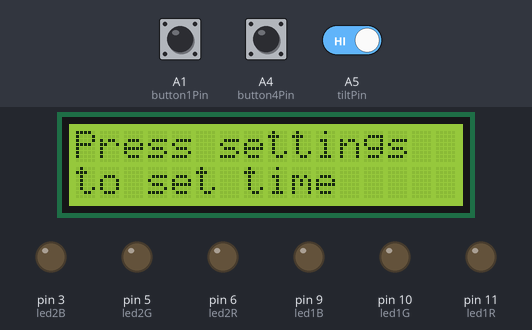
A sketch run on a simulated Arduino Uno, built with avr-gcc and run on an emulated ATmega328P. On the bench: 16×2 character LCD, output pins drawn as LEDs (lit = HIGH). The inputs (shaded band) are chosen by the test bench; at power-on: A1 (button1Pin) LOW, A5 (tiltPin) HIGH, A4 (button4Pin) LOW. Random numbers use the default seed unless the sketch sets one.

Above: at 2.6 s.
2.7 s: A1 (button1Pin) pulled HIGH for 0.15 s
At 3.9 s:
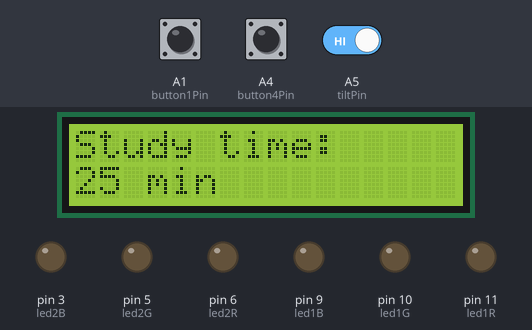
4.3 s: A1 (button1Pin) pulled HIGH for 1 s
At 5.3 s:
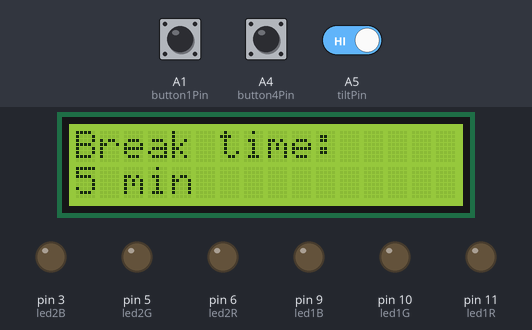
6.8 s: A1 (button1Pin) pulled HIGH for 0.15 s
At 7.4 s:
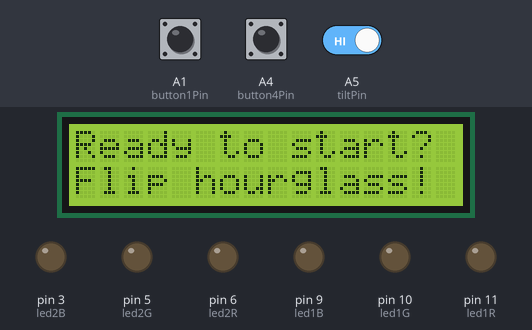
8.4 s: A5 (tiltPin) driven LOW
At 9.2 s:
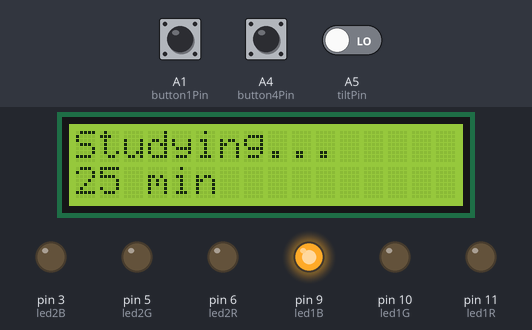
11.4 s: A5 (tiltPin) driven HIGH
At 12.5 s:
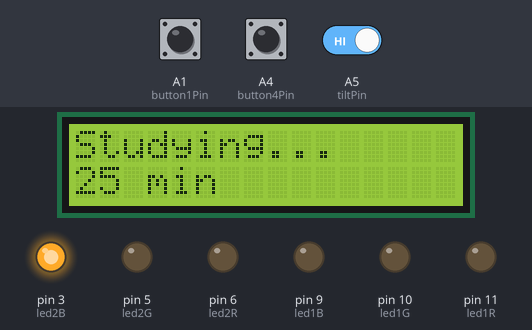
14.4 s: A5 (tiltPin) driven LOW
Timing chart, 0 to 17.4 s (numbered marks = the images above; inputs shaded):
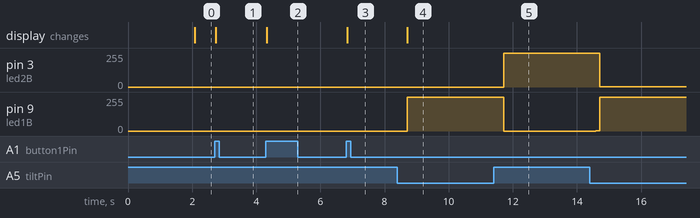

Measured:
- after the input at 4.3 s, the display: changes at once (image 2)
- after the input at 6.8 s, the display: changes at once (image 3)
- after the input at 8.4 s, pin 9 (led1B): 0/255 → 255/255 after 0.31 s; the display: first changes after 0.31 s (image 4 shows a later state)
- after the input at 11.4 s, pin 3 (led2B): 0/255 → 255/255 after 0.31 s; pin 9 (led1B): 255/255 → 0/255 after 0.31 s

The sketch:

TestSetupCode.ino
```cpp
// --------------------------------------------------
// Pin definitions
// --------------------------------------------------
#include <LiquidCrystal.h>

const int rs = 12, en = 8, d4 = 7, d5 = 4, d6 = A0, d7 = 2;
LiquidCrystal lcd(rs, en, d4, d5, d6, d7);

// Buttons (active HIGH, external pull-down)
// Knop 1 = menu / tandwiel
// Knop 2 = uitgeschakeld
// Knop 3 = uitgeschakeld
// Knop 4 = tijd kiezen / start
const int button1Pin = A1;  // menu / tandwiel
const int button2Pin = A2;  // uitgeschakeld
const int button3Pin = A3;  // uitgeschakeld
const int button4Pin = A4;  // tijd kiezen / start

// Tilt sensor (INPUT_PULLUP dan LOW = upright, HIGH = flipped)
const int tiltPin = A5;

// RGB-ledtype: false = common cathode, true = common anode
// Zet dit op true wanneer de leds omgekeerd reageren.
const bool RGB_COMMON_ANODE = false;

// Oriëntatie van de fysieke zandklok.
// true: bij LOW van de tilt-switch zit ledgroep 1 fysiek boven.
// false: bij LOW van de tilt-switch zit ledgroep 2 fysiek boven.
// Verander dit wanneer het zandloper-effect in de verkeerde richting loopt.
const bool TILT_LOW_MEANS_LED1_IS_TOP = true;

// RGB-ledgroep 1: de twee leds in fysieke helft A
const int led1R = 11;
const int led1G = 10;
const int led1B = 9;

// RGB-ledgroep 2: de twee leds in fysieke helft B
const int led2R = 6;
const int led2G = 5;
const int led2B = 3;

// Timeout wanneer er gewacht wordt op flippen
unsigned long wachtStart = 0;
const unsigned long WACHT_TIMEOUT = 120000; // 2 minuten

// --------------------------------------------------
// State machine
// --------------------------------------------------
enum State {
  STARTSCHERM,
  MENU_STUDIE,
  MENU_PAUZE,
  MENU_KLAAR,
  STUDIE_TIMER,
  STUDIE_KLAAR,
  PAUZE_TIMER,
  PAUZE_KLAAR
};
State currentState = STARTSCHERM;

// --------------------------------------------------
// Timer instellingen
// --------------------------------------------------
int studieminuten = 25;
int pauzeminuten  = 5;

// Vaste keuzes voor knop 4 in het menu
const int studieOpties[] = {1, 5, 10, 15, 20, 25, 30};
const int aantalStudieOpties = 7;
int studieIndex = 5; // start op 25 minuten

const int pauzeOpties[] = {1, 5, 10};
const int aantalPauzeOpties = 3;
int pauzeIndex = 1; // start op 5 minuten

unsigned long timerStart  = 0;
unsigned long huidigeDuur = 0;

// --------------------------------------------------
// Startscherm wissellogica
// --------------------------------------------------
unsigned long lastScreenSwitch = 0;
bool startschermpagina = false;
const unsigned long SCREEN_INTERVAL = 2000;

// --------------------------------------------------
// Tilt sensor debounce
// --------------------------------------------------
int  lastTiltState   = -1;
int  stableTiltState = -1;
unsigned long tiltChangeTime = 0;
const unsigned long DEBOUNCE_MS = 300;

// --------------------------------------------------
// Knopstatus met debounce (voor stijgende flank detectie)
// --------------------------------------------------
struct ButtonState {
  int pin;
  bool lastReading;
  bool stableState;
  unsigned long lastChangeTime;
};

const unsigned long BUTTON_DEBOUNCE_MS = 20;

ButtonState button1 = { button1Pin, LOW, LOW, 0 };
ButtonState button4 = { button4Pin, LOW, LOW, 0 };

// --------------------------------------------------
// Knipperlogica (voor STUDIE_KLAAR / PAUZE_KLAAR)
// --------------------------------------------------
unsigned long lastBlinkTime = 0;
bool blinkOn = false;
const unsigned long BLINK_INTERVAL = 250;

// --------------------------------------------------
// LCD-refresh: alleen herschrijven wanneer de minuut verandert
// --------------------------------------------------
int laatstGetoondeMinuut = -1;

// --------------------------------------------------
// Pauze kleur (1 van 4, random gekozen)
// --------------------------------------------------
// 0 = rood, 1 = groen, 2 = geel, 3 = paars
int pauzeKleur = -1;

// --------------------------------------------------
// Hulpfuncties LED
// --------------------------------------------------
int ledWaarde(int waarde) {
  return RGB_COMMON_ANODE ? 255 - waarde : waarde;
}

void setLED1(int r, int g, int b) {
  analogWrite(led1R, ledWaarde(r));
  analogWrite(led1G, ledWaarde(g));
  analogWrite(led1B, ledWaarde(b));
}

void setLED2(int r, int g, int b) {
  analogWrite(led2R, ledWaarde(r));
  analogWrite(led2G, ledWaarde(g));
  analogWrite(led2B, ledWaarde(b));
}

void ledsUit() {
  setLED1(0, 0, 0);
  setLED2(0, 0, 0);
}

// Bepaal na iedere draai welke fysieke helft werkelijk boven zit.
bool led1IsBoven() {
  bool tiltIsLow = (stableTiltState == LOW);
  return TILT_LOW_MEANS_LED1_IS_TOP ? tiltIsLow : !tiltIsLow;
}

void setBovenLEDs(int r, int g, int b) {
  if (led1IsBoven()) {
    setLED1(r, g, b);
  } else {
    setLED2(r, g, b);
  }
}

void setOnderLEDs(int r, int g, int b) {
  if (led1IsBoven()) {
    setLED2(r, g, b);
  } else {
    setLED1(r, g, b);
  }
}

// Zandloper-effect: de fysiek bovenste helft dimt, de onderste licht op
void updateStudieLEDs() {
  unsigned long verstreken = millis() - timerStart;
  if (verstreken >= huidigeDuur) verstreken = huidigeDuur;

  int boven = map(verstreken, 0, huidigeDuur, 255, 0);
  int onder = map(verstreken, 0, huidigeDuur, 0, 255);

  setBovenLEDs(0, 0, boven);
  setOnderLEDs(0, 0, onder);
}

void updatePauzeLEDs() {
  unsigned long verstreken = millis() - timerStart;
  if (verstreken >= huidigeDuur) verstreken = huidigeDuur;

  int boven = map(verstreken, 0, huidigeDuur, 255, 0);
  int onder = map(verstreken, 0, huidigeDuur, 0, 255);

  switch (pauzeKleur) {
    case 0: setBovenLEDs(boven, 0, 0);          setOnderLEDs(onder, 0, 0);          break; // rood
    case 1: setBovenLEDs(0, boven, 0);          setOnderLEDs(0, onder, 0);          break; // groen
    case 2: setBovenLEDs(boven, boven, 0);      setOnderLEDs(onder, onder, 0);      break; // geel
    case 3: setBovenLEDs(boven/2, 0, boven);    setOnderLEDs(onder/2, 0, onder);    break; // paars
  }
}

void updateBlinkLEDs() {
  if (millis() - lastBlinkTime >= BLINK_INTERVAL) {
    lastBlinkTime = millis();
    blinkOn = !blinkOn;
    if (blinkOn) {
      setLED1(255, 255, 255);
      setLED2(255, 255, 255);
    } else {
      ledsUit();
    }
  }
}

// --------------------------------------------------
// Hulpfuncties LCD
// --------------------------------------------------
void lcdRegel(int rij, const char* tekst) {
  lcd.setCursor(0, rij);
  lcd.print("                ");
  lcd.setCursor(0, rij);
  lcd.print(tekst);
}

// Toon resterende tijd in minuten (afgerond naar boven)
void toonMinuten(unsigned long verstreken, unsigned long totaal) {
  unsigned long resterend = (verstreken >= totaal) ? 0 : totaal - verstreken;
  unsigned int minuten = (resterend + 59999) / 60000; // afgerond naar boven

  if ((int)minuten == laatstGetoondeMinuut) return;
  laatstGetoondeMinuut = minuten;

  char buf[17];
  snprintf(buf, sizeof(buf), "%u min", minuten);
  lcdRegel(1, buf);
}

void toonStudieMinuten() {
  char buf[17];
  snprintf(buf, sizeof(buf), "%d min", studieminuten);
  lcdRegel(1, buf);
}

void toonPauzeMinuten() {
  char buf[17];
  snprintf(buf, sizeof(buf), "%d min", pauzeminuten);
  lcdRegel(1, buf);
}

// --------------------------------------------------
// State starters
// --------------------------------------------------
void naarStartscherm() {
  currentState = STARTSCHERM;
  lastScreenSwitch = millis();
  startschermpagina = false;
  ledsUit();
  lcdRegel(0, "Press start");
  lcdRegel(1, "to study");
}

void naarMenuStudie() {
  currentState = MENU_STUDIE;
  ledsUit();
  lcdRegel(0, "Study time:");
  toonStudieMinuten();
}

void naarMenuPauze() {
  currentState = MENU_PAUZE;
  ledsUit();
  lcdRegel(0, "Break time:");
  toonPauzeMinuten();
}

void naarMenuKlaar() {
  currentState = MENU_KLAAR;
  wachtStart = millis();
  ledsUit();
  lcdRegel(0, "Ready to start?");
  lcdRegel(1, "Flip hourglass!");
}

void startStudieTimer() {
  currentState = STUDIE_TIMER;
  huidigeDuur  = (unsigned long)studieminuten * 60UL * 1000UL;
  timerStart   = millis();
  laatstGetoondeMinuut = -1;
  lcdRegel(0, "Studying...");
}

void startPauzeTimer() {
  currentState = PAUZE_TIMER;
  huidigeDuur  = (unsigned long)pauzeminuten * 60UL * 1000UL;
  timerStart   = millis();
  laatstGetoondeMinuut = -1;

  int nieuweKleur;

  do {
  nieuweKleur = random(0, 4);
} while (nieuweKleur == pauzeKleur);

  pauzeKleur = nieuweKleur;

  switch (pauzeKleur) {
    case 0: lcdRegel(0, "Drawer: RED");    break;
    case 1: lcdRegel(0, "Drawer: GREEN");  break;
    case 2: lcdRegel(0, "Drawer: YELLOW"); break;
    case 3: lcdRegel(0, "Drawer: PURPLE"); break;
  }
}

// --------------------------------------------------
// State handlers
// --------------------------------------------------
void handleStartscherm(bool btn1, bool btn4) {
  // Wissel tekst elke 2 seconden
  if (millis() - lastScreenSwitch >= SCREEN_INTERVAL) {
    lastScreenSwitch = millis();
    startschermpagina = !startschermpagina;
    if (startschermpagina) {
      lcdRegel(0, "Press settings");
      lcdRegel(1, "to set time");
    } else {
      lcdRegel(0, "Press start");
      lcdRegel(1, "to study");
    }
  }

  if (btn1) {
    naarMenuStudie();   // tandwiel/menu naar instellingen
  } else if (btn4) {
    naarMenuKlaar();    // start direct naar klaar-scherm
  }
}

void handleMenuStudie(bool btn1, bool btn4) {
  // Button 4 kiest studietijd: 1, 5, 10, 15, 25, 30
  if (btn4) {
    studieIndex++;
    if (studieIndex >= aantalStudieOpties) {
      studieIndex = 0;
    }

    studieminuten = studieOpties[studieIndex];
    toonStudieMinuten();
  }

  // Button 1 gaat naar pauzetijd-menu
  if (btn1) {
    naarMenuPauze();
  }
}

void handleMenuPauze(bool btn1, bool btn4) {
  // Button 4 kiest pauzetijd: 1, 5, 10
  if (btn4) {
    pauzeIndex++;
    if (pauzeIndex >= aantalPauzeOpties) {
      pauzeIndex = 0;
    }

    pauzeminuten = pauzeOpties[pauzeIndex];
    toonPauzeMinuten();
  }

  // Button 1 gaat naar klaar-scherm
  if (btn1) {
    naarMenuKlaar();
  }
}

void handleMenuKlaar(bool btn1, bool tiltGewijzigd) {
  if (btn1) {
    naarMenuStudie();
  } else if (tiltGewijzigd) {
    startStudieTimer();
  } else if (millis() - wachtStart >= WACHT_TIMEOUT) {
    naarStartscherm();
  }
}

void handleStudieTimer() {
  unsigned long verstreken = millis() - timerStart;
  updateStudieLEDs();
  toonMinuten(verstreken, huidigeDuur);

  if (verstreken >= huidigeDuur) {
    currentState = STUDIE_KLAAR;
    wachtStart = millis();
    lcdRegel(0, "Time for a break");
    lcdRegel(1, "Flip hourglass!");
    ledsUit();
    lastBlinkTime = millis();
  }
}

void handleStudieKlaar(bool omgedraaid) {
  updateBlinkLEDs();

  if (omgedraaid) {
    startPauzeTimer();
  } else if (millis() - wachtStart >= WACHT_TIMEOUT) {
    naarStartscherm();
  }
}

void handlePauzeTimer() {
  unsigned long verstreken = millis() - timerStart;
  updatePauzeLEDs();
  toonMinuten(verstreken, huidigeDuur);

  if (verstreken >= huidigeDuur) {
    currentState = PAUZE_KLAAR;
    wachtStart = millis();
    lcdRegel(0, "Break over!");
    lcdRegel(1, "Flip hourglass!");
    ledsUit();
    lastBlinkTime = millis();
  }
}

void handlePauzeKlaar(bool omgedraaid) {
  updateBlinkLEDs();

  if (omgedraaid) {
    startStudieTimer();
  } else if (millis() - wachtStart >= WACHT_TIMEOUT) {
    naarStartscherm();
  }
}

// --------------------------------------------------
// Tilt sensor debounce
// --------------------------------------------------
bool tiltVeranderd() {
  int huidig = digitalRead(tiltPin);

  if (huidig != lastTiltState) {
    tiltChangeTime = millis();
    lastTiltState  = huidig;
  }

  if ((millis() - tiltChangeTime >= DEBOUNCE_MS) && (huidig != stableTiltState)) {
    stableTiltState = huidig;
    return true;
  }
  return false;
}

// --------------------------------------------------
// Knop debounce: geeft true terug bij een stabiele LOW naar HIGH-overgang
// --------------------------------------------------
bool knopIngedrukt(ButtonState &button) {
  bool reading = digitalRead(button.pin);

  if (reading != button.lastReading) {
    button.lastChangeTime = millis();
    button.lastReading = reading;
  }

  if ((millis() - button.lastChangeTime >= BUTTON_DEBOUNCE_MS) &&
      (reading != button.stableState)) {
    button.stableState = reading;
    return button.stableState == HIGH;
  }

  return false;
}

// --------------------------------------------------
// Setup
// --------------------------------------------------
void setup() {
  lcd.begin(16, 2);

  pinMode(button1Pin, INPUT);
  // Button 2 en 3 worden niet meer gebruikt, dus ook niet gelezen.
  // pinMode(button2Pin, INPUT);
  // pinMode(button3Pin, INPUT);
  pinMode(button4Pin, INPUT);
  pinMode(tiltPin, INPUT_PULLUP);

  pinMode(led1R, OUTPUT); pinMode(led1G, OUTPUT); pinMode(led1B, OUTPUT);
  pinMode(led2R, OUTPUT); pinMode(led2G, OUTPUT); pinMode(led2B, OUTPUT);

  randomSeed(micros());

  stableTiltState = digitalRead(tiltPin);
  lastTiltState   = stableTiltState;

  naarStartscherm();
}

// --------------------------------------------------
// Loop
// --------------------------------------------------
void loop() {
  bool tiltGewijzigd = tiltVeranderd();

  // Alleen button 1 en button 4 worden gelezen.
  bool btn1 = knopIngedrukt(button1);
  bool btn4 = knopIngedrukt(button4);

  // Button 1 werkt als terug-naar-menu.
  // In MENU_STUDIE en MENU_PAUZE wordt button 1 gebruikt om door te gaan.
  if (btn1 &&
      currentState != MENU_STUDIE &&
      currentState != MENU_PAUZE &&
      currentState != STARTSCHERM) {
    ledsUit();
    naarMenuStudie();
    return;
  }

  switch (currentState) {
    case STARTSCHERM:   handleStartscherm(btn1, btn4);        break;
    case MENU_STUDIE:   handleMenuStudie(btn1, btn4);         break;
    case MENU_PAUZE:    handleMenuPauze(btn1, btn4);          break;
    case MENU_KLAAR:    handleMenuKlaar(btn1, tiltGewijzigd); break;
    case STUDIE_TIMER:  handleStudieTimer();                  break;
    case STUDIE_KLAAR:  handleStudieKlaar(tiltGewijzigd);     break;
    case PAUZE_TIMER:   handlePauzeTimer();                   break;
    case PAUZE_KLAAR:   handlePauzeKlaar(tiltGewijzigd);      break;
  }

  delay(5);
}
```
